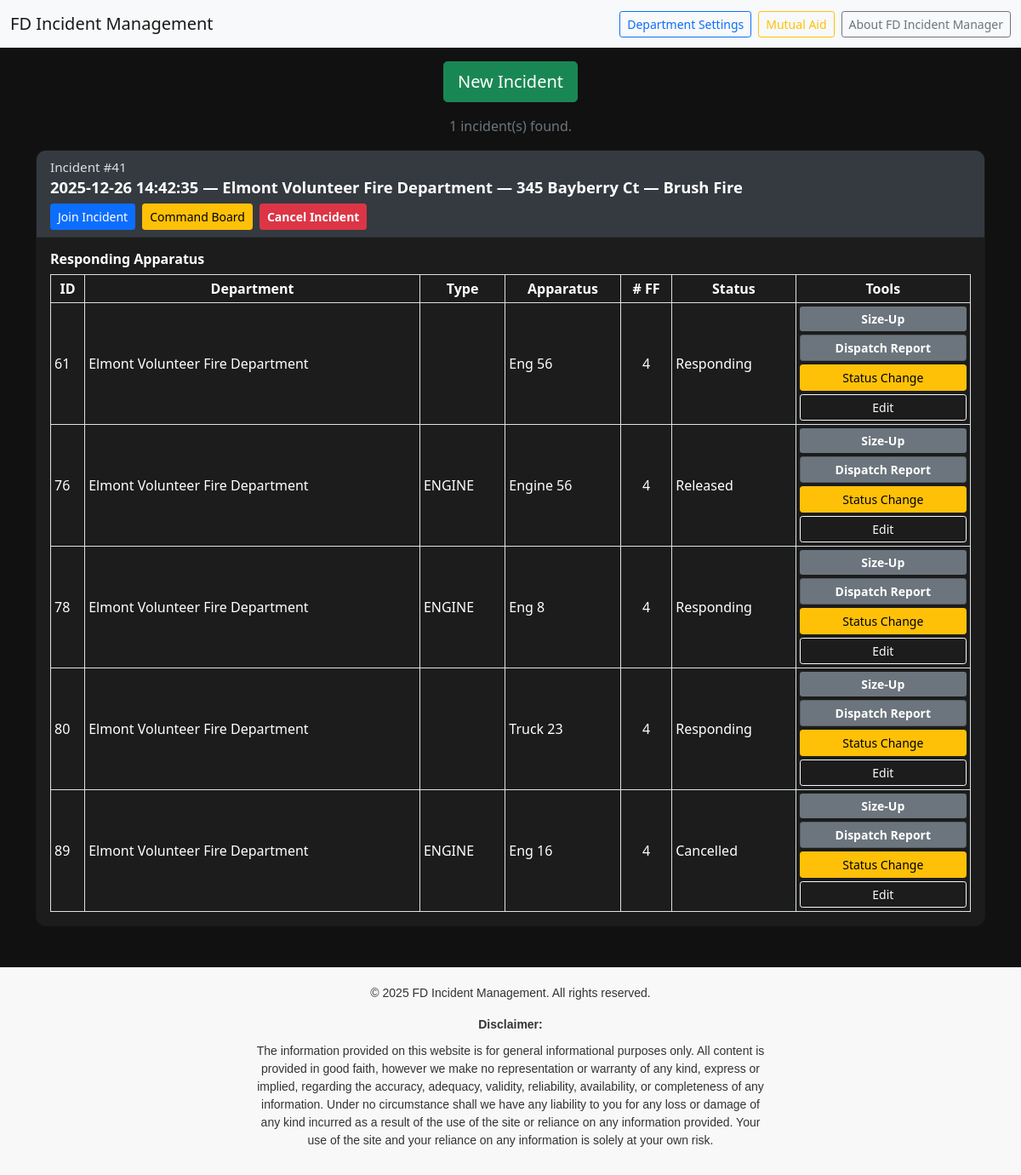
/incidents.php (signed in), run on the app's committed database.
### tables this page shows
CREATE TABLE `incidents` (
  `id` int(11) NOT NULL,
  `dept_id` int(10) UNSIGNED DEFAULT NULL,
  `primary_apparatus_id` int(10) UNSIGNED DEFAULT NULL,
  `DeptName` varchar(50) NOT NULL,
  `incident_number` varchar(255) DEFAULT NULL,
  `IncidentDT` datetime(6) DEFAULT NULL,
  `closed_at` datetime(6) DEFAULT NULL,
  `status` varchar(100) DEFAULT NULL,
  `type` int(11) UNSIGNED NOT NULL,
  `location` varchar(255) NOT NULL,
  `subtype` varchar(100) DEFAULT NULL,
  `address` varchar(500) DEFAULT NULL,
  `city` varchar(200) DEFAULT NULL,
  `state` varchar(100) DEFAULT NULL,
  `postal_code` varchar(50) DEFAULT NULL,
  `longitude` decimal(9,6) DEFAULT NULL,
  `response_time_s` int(11) DEFAULT NULL,
  `Staging_Location` varchar(100) NOT NULL,
  `incident_commander_officer_id` int(11) DEFAULT NULL,
  `incident_commander_source` enum('local','mutual_aid') DEFAULT NULL,
  `incident_commander_display` varchar(150) DEFAULT NULL,
  `safety_officer_display` varchar(150) DEFAULT NULL,
  `safety_officer_source` enum('local','mutual_aid','manual') DEFAULT NULL,
  `safety_officer_officer_id` int(10) UNSIGNED DEFAULT NULL,
  `safety_officer_mutual_aid_id` int(10) UNSIGNED DEFAULT NULL,
  `safety_checklist_notes` text,
  `alarm_level` tinyint(3) UNSIGNED NOT NULL DEFAULT '1',
  `alarm_updated_at` datetime(6) DEFAULT NULL
);

CREATE TABLE `incident_types` (
  `ID` int(11) UNSIGNED NOT NULL,
  `incidentType` varchar(50) NOT NULL
);

CREATE TABLE `apparatus_responding` (
  `id` int(11) NOT NULL,
  `incident_id` int(11) NOT NULL,
  `Label` varchar(100) DEFAULT NULL,
  `Type` varchar(50) DEFAULT NULL,
  `ApparatusLabel` varchar(100) DEFAULT NULL,
  `apparatus_type` int(11) NOT NULL,
  `apparatus_ID` varchar(30) NOT NULL,
  `firefighter_count` int(11) NOT NULL DEFAULT '0',
  `mutual_aid_dept` varchar(100) DEFAULT NULL,
  `incident_mutual_aid_id` int(10) UNSIGNED DEFAULT NULL,
  `status` varchar(20) NOT NULL DEFAULT 'Responding',
  `eta_minutes` int(11) DEFAULT NULL,
  `last_update` timestamp NOT NULL DEFAULT CURRENT_TIMESTAMP ON UPDATE CURRENT_TIMESTAMP,
  `dispatch_time` datetime NOT NULL,
  `notes` varchar(500) NOT NULL,
  `is_mutual_aid` tinyint(1) NOT NULL DEFAULT '0'
);

CREATE TABLE `apparatus_types` (
  `id` int(11) NOT NULL,
  `ApparatusType` varchar(50) NOT NULL,
  `is_active` tinyint(1) NOT NULL DEFAULT '1'
);

### incidents.php (the view, shortened to what this page needs)
<?php
require_once __DIR__ . '/db_connect.php';
$loggedDeptShortName = $_SESSION['dept_short_name'] ?? '';
$loggedDeptId = isset($_SESSION['dept_id']) ? (int)$_SESSION['dept_id'] : 0;
$loggedDeptName = isset($_SESSION['dept_name']) ? trim((string)$_SESSION['dept_name']) : '';
function e($v) {
    return htmlspecialchars((string)$v, ENT_QUOTES, 'UTF-8');
}
$db_error         = null;
$incidents            = [];
$appByIncident        = [];
$sizeupByIncident     = [];
if (!isset($conn) || !($conn instanceof mysqli)) {
    $db_error = "Database connection \$conn (mysqli) not found. Check db_connect.php.";
} else {
    $conn->set_charset('utf8mb4');
}
if (empty($db_error)) {
    try {
        $sql = "
              SELECT
                  i.`id` AS id,
                  DATE_FORMAT(i.`IncidentDT`, '%Y-%m-%d %H:%i:%s') AS incident_dt,
                  i.`DeptName` AS dept_name,
                  i.`type`     AS type_id,
                  it.`incidentType` AS type_name,
                  i.`location` AS address
              FROM `incidents` i
              LEFT JOIN `incident_types` it
                ON i.`type` = it.`ID`
              WHERE COALESCE(i.`status`,'Active') = 'Active'
                AND i.`closed_at` IS NULL
                AND (
                      i.`dept_id` = ?
                   OR (i.`dept_id` IS NULL AND (i.`DeptName` = ? OR i.`DeptName` = ?))
                )
              ORDER BY i.`IncidentDT` DESC
          ";
        $stmtInc = $conn->prepare($sql);
        if (!$stmtInc) {
            $db_error = "MySQLi incidents prepare failed: " . $conn->error;
        } else {
            $stmtInc->bind_param("iss", $loggedDeptId, $loggedDeptName, $loggedDeptShortName);
            if (!$stmtInc->execute()) {
                $db_error = "MySQLi incidents execute failed: " . $stmtInc->error;
            } else {
                $result = $stmtInc->get_result();
                if ($result === false) {
                    $db_error = "MySQLi incidents get_result failed: " . $stmtInc->error;
                } else {
                    while ($row = $result->fetch_assoc()) {
                        $incidents[] = $row;
                    }
                }
            }
        }
        $appByIncident = [];
        $sqlApps = "
            SELECT
                ar.`id`,
                ar.`incident_id`,
                i.`DeptName`            AS department_name,
                ar.`apparatus_type`     AS apparatus_type_id,
                at.`ApparatusType`      AS apparatus_type_name,
                ar.`apparatus_ID`,
                ar.`firefighter_count`,
                ar.`status`,
                ar.`notes`
            FROM `apparatus_responding` ar
            LEFT JOIN `incidents` i
              ON ar.`incident_id` = i.`id`
            LEFT JOIN `apparatus_types` at
              ON ar.`apparatus_type` = at.`id`
            ORDER BY ar.`incident_id`, ar.`id`
        ";
        $result4 = $conn->query($sqlApps);
        if ($result4 !== false) {
            while ($row = $result4->fetch_assoc()) {
                $iid = (int)$row['incident_id'];
                if (!isset($appByIncident[$iid])) {
                    $appByIncident[$iid] = [];
                }
                $appByIncident[$iid][] = $row;
            }
        }
    } catch (Throwable $e) {
        $db_error = $e->getMessage();
    }
}
?>
<!doctype html>
<html lang="en">
  <head>
    <link href="https://cdn.jsdelivr.net/npm/bootstrap@5.0.2/dist/css/bootstrap.min.css"
          rel="stylesheet"
>
</head>
  <body>
<nav class="navbar navbar-expand-lg navbar-light bg-light">
  <div class="container-fluid">
    <a class="navbar-brand" href="#">FD Incident Management</a>
    <div class="ms-auto d-flex gap-2">
      <a href="department_settings.php?tab=info" class="btn btn-outline-primary btn-sm">Department Settings</a>
      <a href="mutual_aid_settings.php" class="btn btn-outline-warning btn-sm">Mutual Aid</a>
      <button type="button" class="btn btn-outline-secondary btn-sm" data-bs-toggle="modal" data-bs-target="#aboutFdModal">About FD Incident Manager</button>
    </div>
  </div>
</nav>
<div class="container mt-3">
  <div class="d-flex justify-content-center gap-3 mb-3 flex-wrap">
   <button type="button" class="btn btn-success btn-lg" data-bs-toggle="modal" data-bs-target="#addIncidentModal">New Incident</button>
  </div>
  <div class="text-center mb-3">
    <?php if (!empty($db_error)): ?>
      <div class="alert alert-danger" role="alert"><?= e($db_error) ?></div>
    <?php else: ?>
      <p class="text-muted mb-0 page-title"><?= count($incidents) ?> incident(s) found.</p>
    <?php endif; ?>
  </div>
</div>
<div class="container mt-3 mb-5">
  <?php if (!empty($incidents)): ?>
    <?php foreach ($incidents as $inc): ?>
  <?php
        $iid      = (int)$inc['id'];
        $sizeup   = $sizeupByIncident[$iid] ?? [];
        $apps     = $appByIncident[$iid] ?? [];
        $hasSizeup      = !empty($sizeup);
        $sizeupBtnClass = $hasSizeup
            ? 'btn btn-success btn-sm text-white sizeup-btn sizeup-complete'
            : 'btn btn-secondary btn-sm text-white sizeup-btn sizeup-pending';
      ?>
    <div class="card incident-card mb-4">
      <div class="card-header incident-card-header">
        <div class="mb-2">
          <div style="font-size: 0.95rem; color: #ddd; font-weight: 500;">
            Incident #<?= $iid ?>
          </div>
          <div style="font-size: 1.15rem; font-weight: 600; color: #fff; line-height: 1.25;">
            <?= e($inc['incident_dt']) ?>
            &mdash; <?= e($inc['dept_name']) ?>
            <?php if (!empty($inc['address'])): ?>
              &mdash; <?= e($inc['address']) ?>
            <?php endif; ?>
            <?php if (!empty($inc['type_name'])): ?>
              &mdash; <?= e($inc['type_name']) ?>
            <?php endif; ?>
          </div>
      </div>
        <div class="d-flex flex-wrap gap-2">
          <a
            href="join_incident.php?incident_id=<?= $iid ?>"
            class="btn btn-primary btn-sm">
            Join Incident
          </a>
          <a
            href="command_board.php?incident_id=<?= $iid ?>"
            class="btn btn-warning btn-sm">
            Command Board
          </a>
          <form method="POST" class="d-inline" onsubmit="return confirmCancelSingle();">
            <button type="submit" class="btn btn-danger btn-sm" style="font-weight: 600;">
              Cancel Incident
            </button>
          </form>
        </div>
  </div>
        <div class="card-body p-3">
  <h6 class="fw-bold">Responding Apparatus</h6>
  <?php if (!empty($apps)): ?>
    <div class="table-responsive">
      <table class="table table-sm table-bordered mb-0 align-middle">
        <thead class="table-light text-center">
          <tr>
            <th>ID</th>
            <th>Department</th>
            <th>Type</th>
            <th>Apparatus</th>
            <th># FF</th>
            <th>Status</th>
            <th>Tools</th>
          </tr>
        </thead>
        <tbody>
          <?php foreach ($apps as $ar): ?>
            <?php
              $arId        = (int)$ar['id'];
              $arDeptName  = $ar['department_name']       ?? '';
              $arTypeLabel = $ar['apparatus_type_name']   ?? '';
              $arLabel     = $ar['apparatus_ID'] ?? '';
              $arFFCount   = isset($ar['firefighter_count']) ? (int)$ar['firefighter_count'] : 0;
              $arStatus    = $ar['status']                ?? 'Responding';
            ?>
            <tr>
              <td><?= $arId ?></td>
              <td><?= e($arDeptName) ?></td>
              <td><?= e($arTypeLabel) ?></td>
              <td><?= e($arLabel) ?></td>
              <td class="text-center"><?= $arFFCount ?></td>
              <td><?= e($arStatus) ?></td>
              <td class="text-center">
                <div class="d-grid gap-1">
                  <button
                    type="button"
                    class="<?= $sizeupBtnClass ?>"
                    data-bs-toggle="modal"
                    data-bs-target="#checklistModal_<?= $iid ?>">
                    Size-Up
                  </button>
                  <button
                    type="button"
                    class="btn btn-dispatch btn-sm"
                    onclick="openDispatchReport(<?= $iid ?>);">
                    Dispatch Report
                  </button>
                   <button
                     type="button"
                     class="btn btn-warning btn-sm"
                     data-bs-toggle="modal"
                     data-bs-target="#statusModal_<?= $arId ?>">
                     Status Change
                   </button>
                  <button
                    type="button"
                    class="btn btn-outline-light btn-sm"
                    data-bs-toggle="modal"
                    data-bs-target="#editAppModal_<?= $arId ?>">
                    Edit
                  </button>
                </div>
              </td>
            </tr>
          <?php endforeach; ?>
        </tbody>
      </table>
    </div>
    <?php else: ?>
      <p class="text-muted mb-0">No responding apparatus recorded yet for this incident.</p>
    <?php endif; ?>
  </div>
</div>
    <?php endforeach; ?>
  <?php else: ?>
    <div class="text-center text-white mt-4">
      No incidents found.
    </div>
  <?php endif; ?>
</div>
<?php include 'footer.php'; ?>
</body>
</html>

### incidents.php (style rules this page uses)
.sizeup-btn { font-weight: 600; min-width: 110px; }
.sizeup-btn.sizeup-pending { background-color: #6c757d !important; color: #fff !important; border: none !important; }
.incident-card-header { background: #343a40; color: #fff; }
body { background-color: #111; color: #fff !important; }
.page-title { color: #fff; }
.incident-card { border-radius: 0.75rem; overflow: hidden; }
.card, .card-header, .card-body, .card-title, .card-subtitle, .card-text, .list-group-item { color: #fff !important; }
.sizeup-btn.sizeup-pending { color: #fff !important; }
.table, .table td, .table th, td, th { color: #fff !important; }
.btn-dispatch { background-color: #6f42c1 !important; color: #fff !important; border-color: #59359c !important; font-weight: 600; }
.btn-dispatch { background-color: #6c757d !important; color: #ffffff !important; border-color: #565e64 !important; font-weight: 600; }
.incident-card { background-color: #1c1c1c; }
.incident-card .card-body { background-color: #1c1c1c; }
.incident-card .table > :not(caption) > * > * { background-color: transparent !important; }
button.sizeup-btn, .sizeup-btn { color: #fff !important; }

### data on the page
incidents: id "41", incident_dt "2025-12-26 14:42:35", DeptName "Elmont Volunteer Fire Department", location "345 Bayberry Ct", type.incidentType "Brush Fire"
apparatus_responding: id "61", incident.DeptName "Elmont Volunteer Fire Department", apparatus_ID "Eng 56", firefighter_count "4", status "Responding"
apparatus_responding: id "76", incident.DeptName "Elmont Volunteer Fire Department", apparatus_types.ApparatusType "ENGINE", apparatus_ID "Engine 56", firefighter_count "4", status "Released"
apparatus_responding: id "78", incident.DeptName "Elmont Volunteer Fire Department", apparatus_types.ApparatusType "ENGINE", apparatus_ID "Eng 8", firefighter_count "4", status "Responding"
apparatus_responding: id "80", incident.DeptName "Elmont Volunteer Fire Department", apparatus_ID "Truck 23", firefighter_count "4", status "Responding"
apparatus_responding: id "89", incident.DeptName "Elmont Volunteer Fire Department", apparatus_types.ApparatusType "ENGINE", apparatus_ID "Eng 16", firefighter_count "4", status "Cancelled"

### other printed values
count($incidents) "1"
